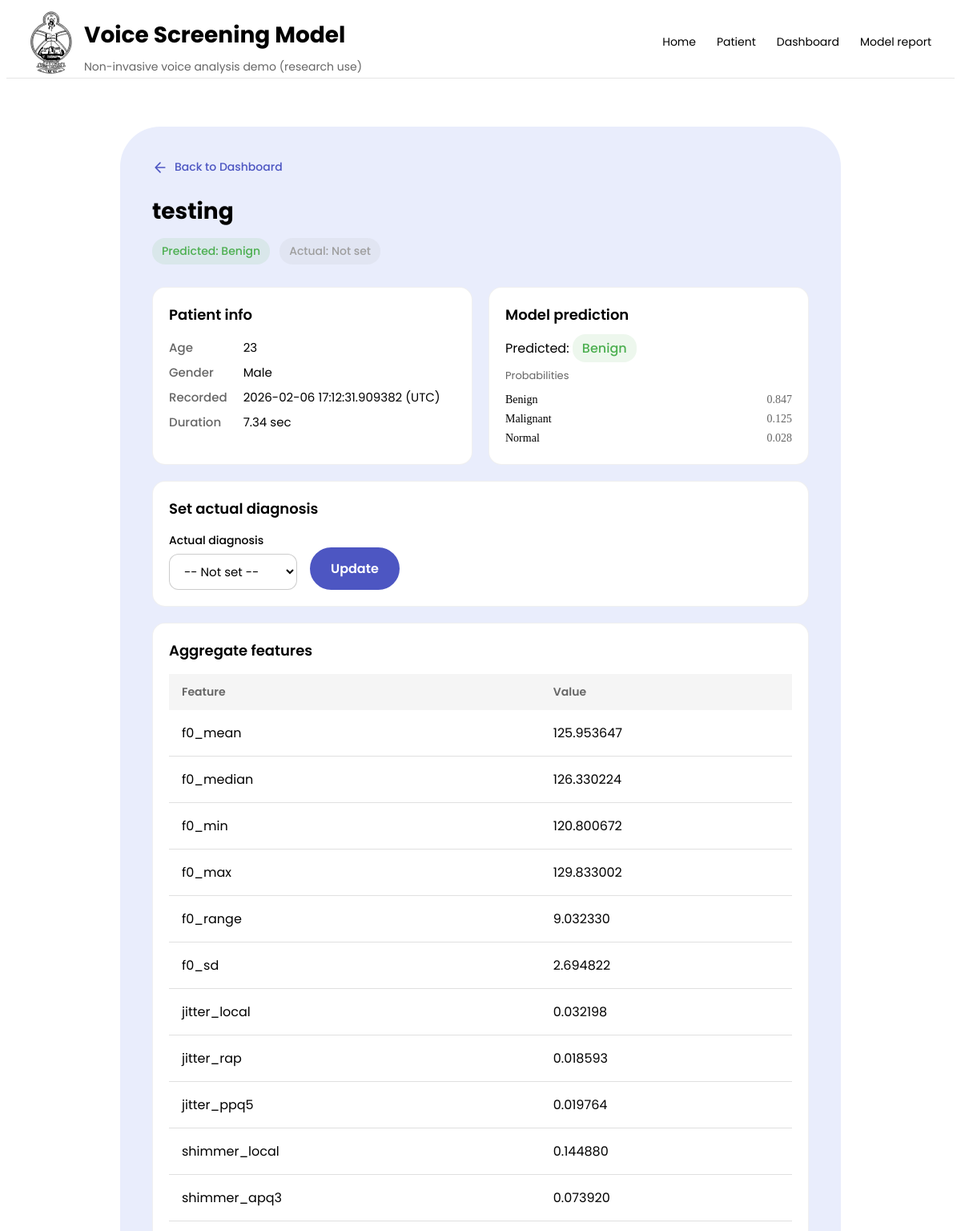
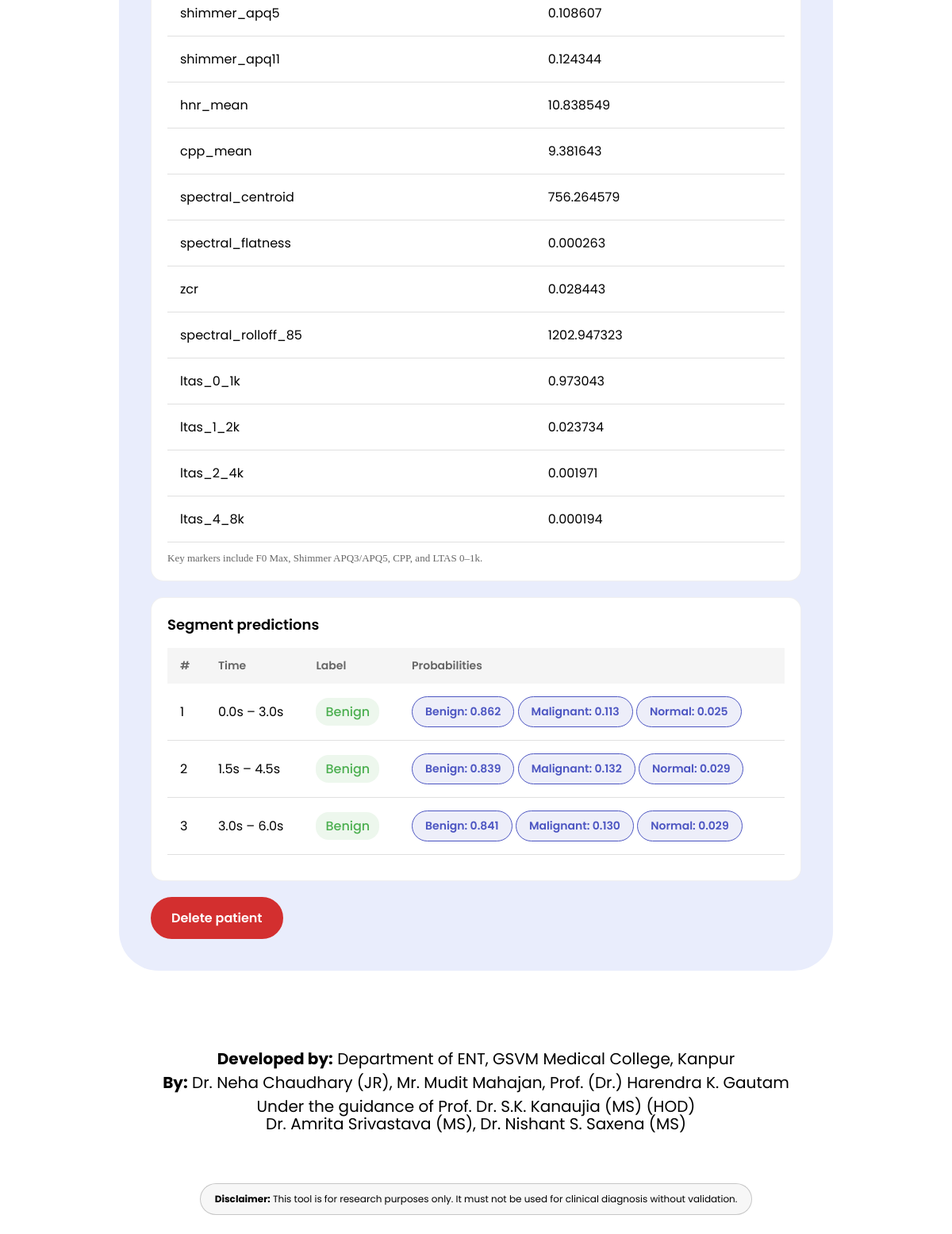
Screenshot of /dashboard/patient/117 with the database file from the repository (2 pictures, top to bottom).
### app/models_db.py (models this page shows)
class Patients(SQLModel, table=True):
    id: Optional[int] = Field(default=None, primary_key = True)
    name: str
    age: int
    gender: str
    created_at: datetime = Field(default_factory=datetime.now)
    audio_path: str
    duration_sec: float
    actual_label: Optional[str] = None
    predicted_label: Optional[str] = None
    predicted_proba_json: Optional[str] = Field(default = "{}")
    segments: list["SegmentPredictions"] = Relationship(back_populates = "patient")

class SegmentPredictions(SQLModel, table=True):
    __tablename__ = 'segment_predictions'
    id: Optional[int] = Field(default=None, primary_key = True)
    patient_id: int = Field(foreign_key = "patients.id")
    segment_index: int
    start_time_sec: float
    end_time_sec: float
    predicted_label: str
    predicted_proba_json: str
    features_json: str
    patient: Optional["Patients"] = Relationship(back_populates = "segments")

### app/main.py (the view)
@app.get("/dashboard/patient/{pid}", response_class=HTMLResponse)
def patient_detail(pid: int, request: Request, session: Session = Depends(get_session)):
    rec = session.get(Patients, pid)
    if not rec:
        raise HTTPException(status_code=404, detail="Not found")
    proba = {}
    if rec.predicted_proba_json:
        try:
            proba = json.loads(rec.predicted_proba_json)
        except json.JSONDecodeError:
            proba = {}
    label_map = {
        "0": "Benign",
        "1": "Malignant",
        "2": "Normal",
    }
    proba_mapped = {}
    for key in proba.keys():
        if key in label_map:
            proba_mapped[label_map[key]] = proba[key]
        else:
            proba_mapped[key.capitalize()] = proba[key]
    if rec.predicted_label:
        predicted_label_display = label_map.get(rec.predicted_label, rec.predicted_label.capitalize())
    else:
        predicted_label_display = "NA"
    if predicted_label_display not in label_map:
        predicted_label_display = predicted_label_display.capitalize()
    seg_records = session.exec(
        select(SegmentPredictions)
        .where(SegmentPredictions.patient_id == pid)
        .order_by(SegmentPredictions.segment_index.asc())
    ).all()
    seg_preds = []
    all_features = []
    for seg_rec in seg_records:
        seg_proba = json.loads(seg_rec.predicted_proba_json)
        seg_features = json.loads(seg_rec.features_json)
        seg_proba_mapped = {}
        for key in seg_proba.keys():
            if key in label_map:
                seg_proba_mapped[label_map[key]] = seg_proba[key]
            else:
                seg_proba_mapped[key.capitalize()] = seg_proba[key]
        seg_preds.append({
            "segment_index": seg_rec.segment_index,
            "start_time": seg_rec.start_time_sec,
            "end_time": seg_rec.end_time_sec,
            "label": label_map.get(seg_rec.predicted_label, seg_rec.predicted_label.capitalize()),
            "proba": seg_proba_mapped,
        })
        all_features.append(seg_features)
    if all_features:
        agg_feats = aggregate_segment_features(all_features)
    else:
        agg_feats = {}
    return templates.TemplateResponse(
        "patient_details.html",
        {
            "request": request,
            "rec": rec,
            "predicted_label_display": predicted_label_display,
            "proba": proba_mapped,
            "seg_preds": seg_preds,
            "features": {"aggregate": agg_feats},
            "label_map": label_map,
        },
    )

### app/templates/patient_details.html (shortened to what this page needs)
{% extends "base.html" %}
{% block content %}
<section class="dashboard-card patient-detail-page">
  <nav class="patient-detail-nav">
    <a href="/dashboard?filter=all&source=predicted" class="back-link">
      <svg width="20" height="20" viewBox="0 0 24 24" fill="none" stroke="currentColor" stroke-width="2" stroke-linecap="round" stroke-linejoin="round"><path d="M19 12H5M12 19l-7-7 7-7"/></svg>
      Back to Dashboard
    </a>
  </nav>
  <header class="patient-detail-header">
    <h1 class="patient-detail-title">{{ rec.name }}</h1>
    <div class="patient-detail-badges">
      <span class="status-badge status-{{ predicted_label_display|lower }}">Predicted: {{ predicted_label_display }}</span>
      {% if rec.actual_label %}
        {% set actual_display = "Benign" if (rec.actual_label == "0" or rec.actual_label == "Benign") else ("Malignant" if (rec.actual_label == "1" or rec.actual_label == "Malignant") else "Normal") %}
        <span class="status-badge status-{{ actual_display|lower }}">Actual: {{ actual_display }}</span>
      {% else %}
        <span class="status-badge status-unknown">Actual: Not set</span>
      {% endif %}
    </div>
  </header>
  <div class="patient-detail-grid">
    <div class="patient-panel">
      <h3 class="patient-panel-title">Patient info</h3>
      <dl class="patient-info-dl">
        <dt>Age</dt><dd>{{ rec.age }}</dd>
        <dt>Gender</dt><dd>{{ rec.gender }}</dd>
        <dt>Recorded</dt><dd>{{ rec.created_at }} (UTC)</dd>
        <dt>Duration</dt><dd>{{ "%.2f"|format(rec.duration_sec) }} sec</dd>
      </dl>
    </div>
    <div class="patient-panel">
      <h3 class="patient-panel-title">Model prediction</h3>
      <p class="patient-prediction-main">Predicted: <span class="status-badge status-{{ predicted_label_display|lower }}">{{ predicted_label_display }}</span></p>
      <p class="patient-proba-label">Probabilities</p>
      <ul class="patient-proba-list">
        {% for k, v in proba.items() %}
          <li><span class="proba-name">{{ k }}</span><span class="proba-value">{{ "%.3f"|format(v) }}</span></li>
        {% endfor %}
      </ul>
    </div>
  </div>
  <div class="patient-panel patient-panel-full">
    <h3 class="patient-panel-title">Set actual diagnosis</h3>
    <form method="POST" action="/dashboard/patient/{{ rec.id }}/update-label" class="patient-label-form">
      <label class="patient-label-field">
        <span class="patient-label-label">Actual diagnosis</span>
        <select name="actual_label" class="patient-label-select">
          <option value="">-- Not set --</option>
        </select>
      </label>
      <button type="submit" class="btn primary">Update</button>
    </form>
  </div>
  <div class="patient-panel patient-panel-full">
    <h3 class="patient-panel-title">Aggregate features</h3>
    <div class="patient-table-wrap">
      <table class="dashboard-table">
        <thead><tr><th>Feature</th><th>Value</th></tr></thead>
        <tbody>
          {% for k, v in features["aggregate"].items() %}
            <tr><td>{{ k }}</td><td>{{ "%.6f"|format(v) if v is number else v }}</td></tr>
          {% endfor %}
        </tbody>
      </table>
    </div>
    <p class="patient-panel-note">Key markers include F0 Max, Shimmer APQ3/APQ5, CPP, and LTAS 0–1k.</p>
  </div>
  <div class="patient-panel patient-panel-full">
    <h3 class="patient-panel-title">Segment predictions</h3>
    <div class="patient-table-wrap">
      <table class="dashboard-table">
        <thead><tr><th>#</th><th>Time</th><th>Label</th><th>Probabilities</th></tr></thead>
        <tbody>
          {% for sp in seg_preds %}
            <tr>
              <td>{{ loop.index }}</td>
              <td>{{ "%.1f"|format(sp.start_time) }}s – {{ "%.1f"|format(sp.end_time) }}s</td>
              <td><span class="status-badge status-{{ sp.label|lower }}">{{ sp.label }}</span></td>
              <td>
                {% for k, v in sp.proba.items() %}
                  <span class="pill">{{ k }}: {{ "%.3f"|format(v) }}</span>
                {% endfor %}
              </td>
            </tr>
          {% endfor %}
        </tbody>
      </table>
    </div>
  </div>
  <form method="POST" action="/dashboard/patient/{{ rec.id }}/delete" class="patient-delete-form" onsubmit="return confirm('Permanently delete this patient and all their acoustic features and training data?');">
    <button type="submit" class="btn btn-danger">Delete patient</button>
  </form>
</section>
{% endblock %}

### app/static/app.css (style rules this page uses)
body { overflow-x: hidden; background: #FFFFFF; color: #000000; }
.btn { display: inline-block; padding: 12px 24px; border: 2px solid #4D56C2; border-radius: 60px; background: rgba(77, 86, 194, 0.1); color: #4D56C2; font-family: 'Poppins', sans-serif; font-size: 16px; font-weight: 600; text-decoration: none; cursor: pointer; transition: all 0.3s ease; outline: none; }
.btn.primary { background: #4D56C2; color: #FFFFFF; border-color: #4D56C2; }
.pill { display: inline-block; padding: 8px 16px; background: rgba(77, 86, 194, 0.1); border: 1px solid #4D56C2; border-radius: 999px; color: #4D56C2; font-family: 'Poppins', sans-serif; font-size: 14px; font-weight: 600; }
.dashboard-table { width: 100%; border-collapse: separate; border-spacing: 0; font-weight: 400; font-family: 'Poppins', sans-serif; box-shadow: 0 2px 6px rgba(0, 0, 0, 0.1); }
.dashboard-table thead { background: #F5F5F5; font-family: 'Poppins', sans-serif; font-weight: 600; font-size: 16px; }
.dashboard-table th { padding: 12px 16px; text-align: left; font-size: 14px; font-weight: 600; color: #666666; }
.dashboard-table td { padding: 16px; border-bottom: 1px solid #E0E0E0; }
.status-badge { padding: 6px 12px; border-radius: 16px; font-size: 16px; font-family: 'Poppins', sans-serif; font-weight: 500; }
.status-badge.status-benign { background: rgba(76, 175, 80, 0.1); color: #4CAF50; }
.status-badge.status-unknown { background: rgba(158, 158, 158, 0.1); color: #9E9E9E; }
.dashboard-card { max-width: 1200px; margin: 60px auto; padding: 40px; background: #E9EDFC; border-radius: 50px; box-sizing: border-box; }
.patient-detail-page { max-width: 900px; }
.patient-detail-nav { margin-bottom: 24px; }
.back-link { display: inline-flex; align-items: center; gap: 8px; color: #4D56C2; text-decoration: none; font-family: 'Poppins', sans-serif; font-weight: 500; font-size: 14px; transition: color 0.2s; }
.patient-detail-header { margin-bottom: 28px; }
.patient-detail-title { font-family: 'Poppins', sans-serif; font-weight: 700; font-size: 28px; color: #000000; margin: 0 0 12px 0; }
.patient-detail-badges { display: flex; flex-wrap: wrap; gap: 12px; }
.patient-detail-badges .status-badge { font-size: 14px; }
.patient-detail-grid { display: grid; grid-template-columns: 1fr 1fr; gap: 20px; margin-bottom: 20px; }
.patient-panel { background: #FFFFFF; border-radius: 16px; padding: 20px; border: 1px solid rgba(0, 0, 0, 0.06); }
.patient-panel-full { margin-bottom: 20px; }
.patient-panel-title { font-family: 'Poppins', sans-serif; font-weight: 600; font-size: 18px; color: #000000; margin: 0 0 16px 0; }
.patient-info-dl { display: grid; grid-template-columns: auto 1fr; gap: 8px 20px; margin: 0; font-family: 'Poppins', sans-serif; font-size: 15px; }
.patient-info-dl dt { color: #666666; font-weight: 500; }
.patient-info-dl dd { margin: 0; color: #000000; }
.patient-prediction-main { margin: 0 0 12px 0; font-size: 16px; font-family: 'Poppins', sans-serif; }
.patient-proba-label { font-size: 13px; color: #666666; margin: 0 0 8px 0; font-family: 'Poppins', sans-serif; }
.patient-proba-list { list-style: none; margin: 0; padding: 0; }
.patient-proba-list li { display: flex; justify-content: space-between; padding: 4px 0; font-size: 14px; }
.proba-name { font-weight: 500; color: #000000; }
.proba-value { color: #666666; font-variant-numeric: tabular-nums; }
.patient-label-form { display: flex; align-items: flex-end; flex-wrap: wrap; gap: 16px; }
.patient-label-field { display: flex; flex-direction: column; gap: 6px; }
.patient-label-label { font-size: 14px; font-weight: 500; color: #000000; font-family: 'Poppins', sans-serif; }
.patient-label-select { padding: 10px 14px; border: 1px solid rgba(0, 0, 0, 0.2); border-radius: 12px; background: #FFFFFF; font-family: 'Poppins', sans-serif; font-size: 15px; min-width: 160px; }
.patient-table-wrap { overflow-x: auto; margin-bottom: 12px; }
.patient-table-wrap .dashboard-table { min-width: 400px; }
.patient-panel-note { font-size: 13px; color: #666666; margin: 0; }
.patient-detail-nav { display: flex; justify-content: space-between; align-items: center; flex-wrap: wrap; gap: 12px; }
.patient-delete-form { margin-left: auto; }
.btn-danger { background: #d32f2f; color: #ffffff; border-color: #d32f2f; }

### rows the page displays
Patients: name "testing", predicted_label "Benign", age "23", gender "Male", created_at "2026-02-06 17:12:31.909382", duration_sec "7.34"
SegmentPredictions: start_time "0.0", end_time "3.0", label "Benign", proba "Benign" "Malignant" "Normal", v "0.862" "0.113" "0.025"
SegmentPredictions: start_time "1.5", end_time "4.5", label "Benign", proba "Benign" "Malignant" "Normal", v "0.839" "0.132" "0.029"
SegmentPredictions: start_time "3.0", end_time "6.0", label "Benign", proba "Benign" "Malignant" "Normal", v "0.841" "0.130" "0.029"

### other values shown
{{ k }} "Benign" "Malignant" "Normal"
{{ "%.3f"|format(v) }} "0.847" "0.125" "0.028"
{{ k }} "f0_mean" "f0_median" "f0_min" "f0_max" "f0_range" "f0_sd" "jitter_local" "jitter_rap" "jitter_ppq5" "shimmer_local" "shimmer_apq3" "shimmer_apq5" "shimmer_apq11" "hnr_mean" "cpp_mean" "spectral_centroid" "spectral_flatness" "zcr" "spectral_rolloff_85" "ltas_0_1k" "ltas_1_2k" "ltas_2_4k" "ltas_4_8k"
{{ "%.6f"|format(v) if v is number else v }} "125.953647" "126.330224" "120.800672" "129.833002" "9.032330" "2.694822" "0.032198" "0.018593" "0.019764" "0.144880" "0.073920" "0.108607" "0.124344" "10.838549" "9.381643" "756.264579" "0.000263" "0.028443" "1202.947323" "0.973043" "0.023734" "0.001971" "0.000194"
